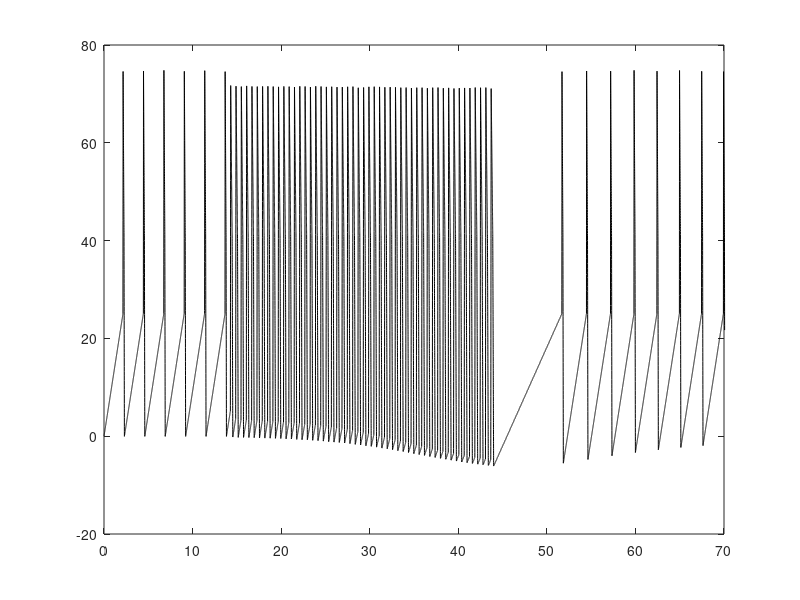

Here is the MATLAB script that generated this plot: (Note: this script raises an error after producing the figure.)
% Copyright 2019 Weiwei Ai.
% This program is released under license GPL version 3.
%%
load('AV_trace_2.mat');
figure;
set(0, 'DefaultAxesColorOrder', [0.0 0.0 0.0]); %black

plot((aprecord(1,:)./1000),aprecord(3,:));
axis([0 70 -20 80]);
h = gca;
h.YTick = [-20 0 60];
xlabel('Time(s)');
ylabel('mV');
hold on;
x=0:30:600;
y=zeros(length(x),1);
plot(x,y,':');
hold on;
x=0:30:600;
y=zeros(length(x),1)-5.6;
plot(x,y,':');
set(0, 'DefaultAxesColorOrder', 'factory');
%grid on;
